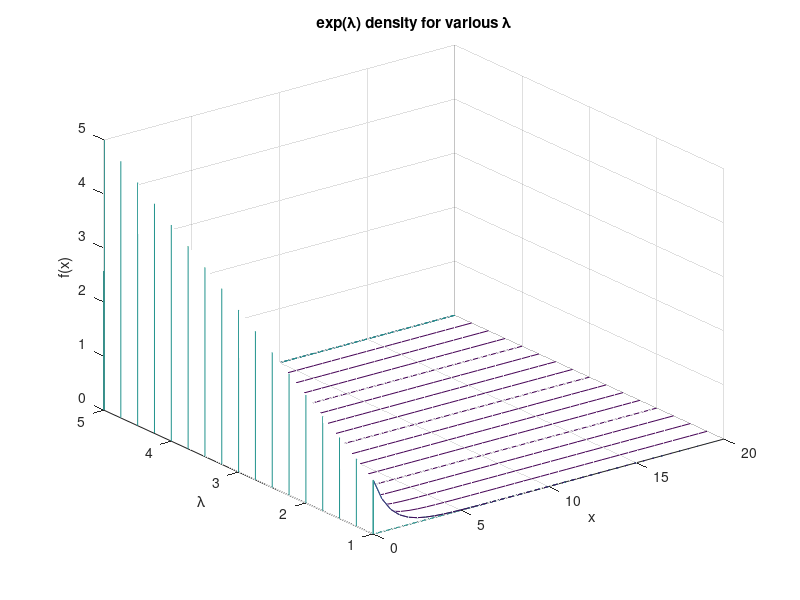

Recreate this plot in MATLAB.
clf

dsig = 0.25;
dx = 0.5;
[X,LAMBDA] = meshgrid(0:dx:20,1:dsig:5);
Y = LAMBDA.*exp(-LAMBDA.*X);
waterfall(X,LAMBDA,Y)
xlabel('x')
ylabel('\lambda')
zlabel('f(x)')
title('exp(\lambda) density for various \lambda')